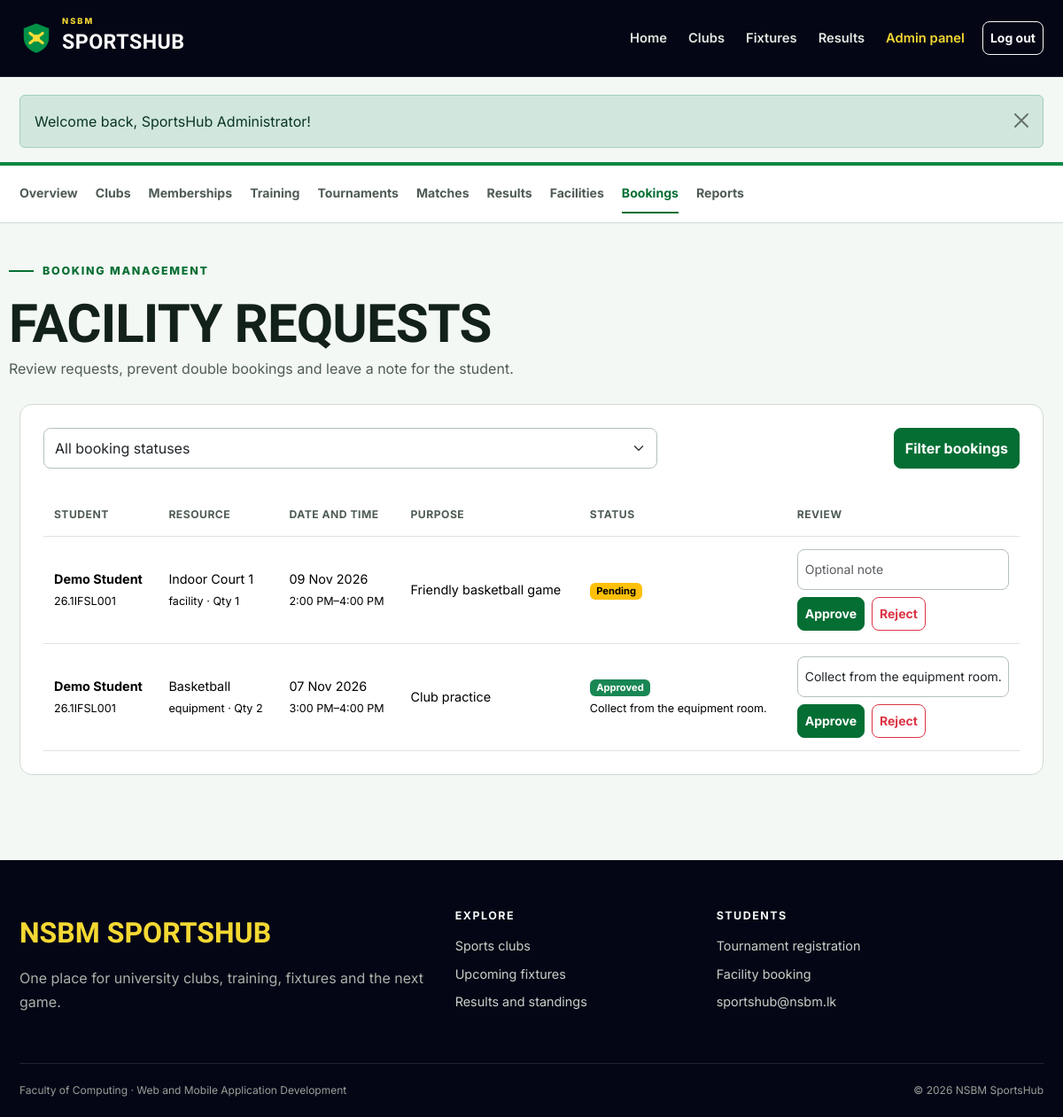
The app's page /admin/bookings.php (signed in) with its own data.
### tables this page shows
CREATE TABLE bookings (
    id INT UNSIGNED AUTO_INCREMENT PRIMARY KEY,
    user_id INT UNSIGNED NOT NULL,
    facility_id INT UNSIGNED NOT NULL,
    booking_date DATE NOT NULL,
    start_time TIME NOT NULL,
    end_time TIME NOT NULL,
    quantity SMALLINT UNSIGNED NOT NULL DEFAULT 1,
    purpose VARCHAR(255) NOT NULL,
    status ENUM('pending', 'approved', 'rejected', 'cancelled') NOT NULL DEFAULT 'pending',
    admin_note VARCHAR(255) NULL,
    created_at TIMESTAMP DEFAULT CURRENT_TIMESTAMP,
    FOREIGN KEY (user_id) REFERENCES users(id) ON DELETE CASCADE,
    FOREIGN KEY (facility_id) REFERENCES facilities(id) ON DELETE CASCADE
);

CREATE TABLE users (
    id INT UNSIGNED AUTO_INCREMENT PRIMARY KEY,
    student_id VARCHAR(20) NOT NULL UNIQUE,
    full_name VARCHAR(100) NOT NULL,
    email VARCHAR(120) NOT NULL UNIQUE,
    password_hash VARCHAR(255) NOT NULL,
    role ENUM('student', 'admin') NOT NULL DEFAULT 'student',
    created_at TIMESTAMP DEFAULT CURRENT_TIMESTAMP
);

CREATE TABLE facilities (
    id INT UNSIGNED AUTO_INCREMENT PRIMARY KEY,
    name VARCHAR(100) NOT NULL,
    type ENUM('facility', 'equipment') NOT NULL,
    location VARCHAR(120) NOT NULL,
    total_units SMALLINT UNSIGNED NOT NULL DEFAULT 1,
    status ENUM('active', 'maintenance') NOT NULL DEFAULT 'active'
);

### admin/bookings.php (the view, shortened to what this page needs)
<?php
$params = [];
$where = '';
$bookings = fetch_all("SELECT b.*, u.full_name, u.student_id, f.name, f.type, f.location
    FROM bookings b
    JOIN users u ON u.id=b.user_id
    JOIN facilities f ON f.id=b.facility_id $where
    ORDER BY FIELD(b.status,'pending','approved','rejected','cancelled'), b.booking_date DESC", $params);
include __DIR__ . '/../includes/header.php';
include __DIR__ . '/../includes/admin_nav.php';
?>
<div class="container dashboard-head"><span class="section-kicker">Booking management</span>
    <h1>Facility requests</h1>
    <p>Review requests, prevent double bookings and leave a note for the student.</p>
</div>
<div class="container dashboard-content">
    <section class="content-panel">
        <form class="filter-bar" method="get">
            <div>
                <select class="form-select" id="status" name="status">
                    <option value="">All booking statuses</option>
                </select>
            </div>
            <div>
            </div><button class="btn btn-sport" type="submit">Filter bookings</button>
        </form><?php if ($bookings): ?>
            <div class="table-responsive">
                <table class="table">
                    <thead>
                        <tr>
                            <th>Student</th>
                            <th>Resource</th>
                            <th>Date and time</th>
                            <th>Purpose</th>
                            <th>Status</th>
                            <th>Review</th>
                        </tr>
                    </thead>
                    <tbody>
                        <?php foreach ($bookings as $row): ?>
                            <tr>
                                <td><strong><?= e($row['full_name']) ?></strong><br><small><?= e($row['student_id']) ?></small></td>
                                <td><?= e($row['name']) ?><br><small><?= e($row['type']) ?> · Qty <?= $row['quantity'] ?></small></td>
                                <td><?= format_date($row['booking_date']) ?><br><small><?= format_time($row['start_time']) ?>–<?= format_time($row['end_time']) ?></small></td>
                                <td><?= e($row['purpose']) ?></td>
                                <td><?= status_badge($row['status']) ?>
                                    <?php if ($row['admin_note']): ?><br><small><?= e($row['admin_note']) ?></small>
                                <?php endif; ?></td>
                                <td><?php if ($row['status'] !== 'cancelled'): ?>
                                        <form method="post">
                                            <input class="form-control form-control-sm mb-2" id="note-<?= $row['id'] ?>" name="admin_note" maxlength="255" value="<?= e($row['admin_note']) ?>" placeholder="Optional note">
                                            <div class="table-actions">
                                                <button class="btn btn-sm btn-sport" type="submit" name="status" value="approved">Approve</button>
                                                <button class="btn btn-sm btn-outline-danger" type="submit" name="status" value="rejected">Reject</button>
                                            </div>
                                    </form><?php else: ?>—<?php endif; ?></td>
                        </tr><?php endforeach; ?>
                    </tbody>
                </table>
        </div><?php else: ?><p>No booking requests match this filter.</p><?php endif; ?>
    </section>
</div>
<?php include __DIR__ . '/../includes/footer.php'; ?>

### includes/functions.php (shortened to what this page needs)
<?php
function e($value)
{
    return htmlspecialchars($value ?? '', ENT_QUOTES);
}
function run_query($sql, $params = [])
{
    global $connection;
    $statement = mysqli_prepare($connection, $sql);
    if (count($params) > 0) {
        $types = str_repeat('s', count($params));
        mysqli_stmt_bind_param($statement, $types, ...$params);
    }
    if (!mysqli_stmt_execute($statement)) {
        die('SQL error: ' . mysqli_stmt_error($statement));
    }
    return $statement;
}
function fetch_all($sql, $params = [])
{
    $statement = run_query($sql, $params);
    $result = mysqli_stmt_get_result($statement);
    return mysqli_fetch_all($result, MYSQLI_ASSOC);
}
function format_date($date, $format = 'd M Y')
{
    if ($date) {
        return date($format, strtotime($date));
    }
    return 'Not set';
}
function format_time($time)
{
    if ($time) {
        return date('g:i A', strtotime($time));
    }
    return 'Not set';
}
function status_badge($status)
{
    $classes = [
        'approved' => 'success',
        'active' => 'success',
        'completed' => 'success',
        'registered' => 'success',
        'ongoing' => 'info',
        'scheduled' => 'info',
        'pending' => 'warning',
        'upcoming' => 'warning',
        'rejected' => 'danger',
        'cancelled' => 'danger',
        'maintenance' => 'danger',
        'inactive' => 'secondary',
        'withdrawn' => 'secondary',
    ];
    $class = $classes[$status] ?? 'secondary';
    return '<span class="badge text-bg-' . $class . '">' . e(ucfirst($status)) . '</span>';
}

### assets/css/style.css (style rules this page uses)
:root { --navy-950: #040615; --navy-900: #0d1023; --navy-800: #191d34; --green-600: #0a8842; --green-700: #046e33; --green-800: #055728; --yellow-400: #f4d833; --paper-50: #f3f8f4; --paper-100: #e7efe9; --ink-900: #122119; --ink-600: #4f5c54; --page-bg: var(--paper-50); --page-text: var(--ink-900); --muted-text: var(--ink-600); --brand: var(--green-700); --brand-hover: var(--green-800); --highlight: var(--yellow-400); --dark-surface: var(--navy-950); --line: #d1dad2; --radius-sm: 8px; --radius-md: 14px; --radius-lg: 22px; --shadow: 0 12px 32px rgba(11, 26, 18, 0.08); }
* { box-sizing: border-box; }
html { scroll-behavior: smooth; }
body { min-height: 100dvh; margin: 0; background: var(--page-bg); color: var(--page-text); font-family: "Inter", sans-serif; font-size: 16px; line-height: 1.65; }
button, a, input, select, textarea { transition: color 180ms ease-out, background-color 180ms ease-out, border-color 180ms ease-out, transform 180ms ease-out; }
h1, h2, h3, h4, .display-font { font-family: "Barlow Condensed", sans-serif; font-weight: 700; line-height: 1.05; letter-spacing: -0.015em; }
h1 { font-size: clamp(2.5rem, 6vw, 4.8rem); }
p { max-width: 72ch; }
.container { max-width: 1180px; }
.btn { min-height: 44px; display: inline-flex; align-items: center; justify-content: center; gap: 8px; font-weight: 700; border-radius: var(--radius-sm); }
.btn-sm { min-height: 38px; }
.btn-sport { background: var(--brand); border-color: var(--brand); color: #fff; }
.hero-kicker, .section-kicker { display: inline-flex; align-items: center; gap: 10px; margin-bottom: 18px; color: var(--brand); font-size: 0.78rem; font-weight: 800; letter-spacing: 0.14em; text-transform: uppercase; }
.hero-kicker::before, .section-kicker::before { content: ""; width: 28px; height: 2px; background: currentColor; }
.content-panel { padding: 26px; margin-bottom: 24px; background: #fff; border: 1px solid var(--line); border-radius: var(--radius-md); }
.filter-bar { display: grid; grid-template-columns: minmax(180px, 1fr) minmax(150px, 0.35fr) auto; gap: 12px; margin-bottom: 28px; }
.form-control, .form-select { min-height: 46px; border-radius: var(--radius-sm); border-color: #b5c2b7; }
.dashboard-head { padding: 36px 0 26px; }
.dashboard-head h1 { margin: 0; font-size: clamp(2.5rem, 5vw, 3.8rem); text-transform: uppercase; }
.dashboard-head p { margin: 6px 0 0; color: var(--muted-text); }
.dashboard-content { padding-bottom: 72px; }
.table { margin-bottom: 0; vertical-align: middle; }
.table > :not(caption) > * > * { padding: 14px 12px; }
.table thead th { color: var(--muted-text); font-size: 0.76rem; letter-spacing: 0.04em; text-transform: uppercase; white-space: nowrap; }
.table tbody td { font-size: 0.9rem; }
.table-actions { display: flex; flex-wrap: wrap; gap: 8px; }
.badge { font-size: 0.7rem; }

### records on screen
bookings: user.full_name "Demo Student", user.student_id "26.1IFSL001", facility.name "Indoor Court 1", facility.type "facility", quantity "1", booking_date "09 Nov 2026", start_time "2:00 PM", end_time "4:00 PM", purpose "Friendly basketball game", status "Pending"
bookings: user.full_name "Demo Student", user.student_id "26.1IFSL001", facility.name "Basketball", facility.type "equipment", quantity "2", booking_date "07 Nov 2026", start_time "3:00 PM", end_time "4:00 PM", purpose "Club practice", status "Approved", admin_note "Collect from the equipment room."

### other values on screen
$message['message'] "Welcome back, SportsHub Administrator!"
